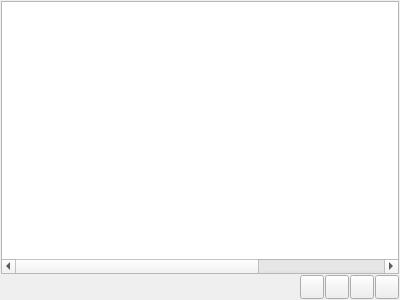
<?xml version="1.0" encoding="UTF-8"?>
<ui version="4.0">
 <class>QTUI_Layer_DockablePane</class>
 <widget class="QDockWidget" name="QTUI_Layer_DockablePane">
  <property name="geometry">
   <rect>
    <x>0</x>
    <y>0</y>
    <width>400</width>
    <height>300</height>
   </rect>
  </property>
  <property name="windowTitle">
   <string>层</string>
  </property>
  <widget class="QWidget" name="dockWidgetContents">
   <layout class="QGridLayout" name="gridLayout">
    <property name="margin">
     <number>1</number>
    </property>
    <property name="spacing">
     <number>1</number>
    </property>
    <item row="1" column="0">
     <spacer name="horizontalSpacer">
      <property name="orientation">
       <enum>Qt::Horizontal</enum>
      </property>
      <property name="sizeHint" stdset="0">
       <size>
        <width>295</width>
        <height>20</height>
       </size>
      </property>
     </spacer>
    </item>
    <item row="1" column="1">
     <widget class="QPushButton" name="LTBTN_New">
      <property name="sizePolicy">
       <sizepolicy hsizetype="Fixed" vsizetype="Fixed">
        <horstretch>0</horstretch>
        <verstretch>0</verstretch>
       </sizepolicy>
      </property>
      <property name="minimumSize">
       <size>
        <width>24</width>
        <height>24</height>
       </size>
      </property>
      <property name="maximumSize">
       <size>
        <width>24</width>
        <height>24</height>
       </size>
      </property>
      <property name="baseSize">
       <size>
        <width>24</width>
        <height>24</height>
       </size>
      </property>
      <property name="toolTip">
       <string>新建层</string>
      </property>
      <property name="text">
       <string/>
      </property>
     </widget>
    </item>
    <item row="1" column="2">
     <widget class="QPushButton" name="pushButton">
      <property name="sizePolicy">
       <sizepolicy hsizetype="Fixed" vsizetype="Fixed">
        <horstretch>0</horstretch>
        <verstretch>0</verstretch>
       </sizepolicy>
      </property>
      <property name="minimumSize">
       <size>
        <width>24</width>
        <height>24</height>
       </size>
      </property>
      <property name="maximumSize">
       <size>
        <width>24</width>
        <height>24</height>
       </size>
      </property>
      <property name="toolTip">
       <string>新建子层</string>
      </property>
      <property name="text">
       <string/>
      </property>
     </widget>
    </item>
    <item row="1" column="3">
     <widget class="QPushButton" name="LTBTN_Copy">
      <property name="sizePolicy">
       <sizepolicy hsizetype="Fixed" vsizetype="Fixed">
        <horstretch>0</horstretch>
        <verstretch>0</verstretch>
       </sizepolicy>
      </property>
      <property name="minimumSize">
       <size>
        <width>24</width>
        <height>24</height>
       </size>
      </property>
      <property name="maximumSize">
       <size>
        <width>24</width>
        <height>24</height>
       </size>
      </property>
      <property name="toolTip">
       <string>复制</string>
      </property>
      <property name="text">
       <string/>
      </property>
     </widget>
    </item>
    <item row="1" column="4">
     <widget class="QPushButton" name="LTBTN_Delete">
      <property name="sizePolicy">
       <sizepolicy hsizetype="Fixed" vsizetype="Fixed">
        <horstretch>0</horstretch>
        <verstretch>0</verstretch>
       </sizepolicy>
      </property>
      <property name="minimumSize">
       <size>
        <width>24</width>
        <height>24</height>
       </size>
      </property>
      <property name="maximumSize">
       <size>
        <width>24</width>
        <height>24</height>
       </size>
      </property>
      <property name="toolTip">
       <string>删除</string>
      </property>
      <property name="text">
       <string/>
      </property>
     </widget>
    </item>
    <item row="0" column="0" colspan="5">
     <widget class="QTUI_Layer_Tree" name="treeWidget">
      <property name="mouseTracking">
       <bool>true</bool>
      </property>
      <property name="dragEnabled">
       <bool>true</bool>
      </property>
      <property name="dragDropMode">
       <enum>QAbstractItemView::InternalMove</enum>
      </property>
      <property name="defaultDropAction">
       <enum>Qt::MoveAction</enum>
      </property>
      <property name="selectionMode">
       <enum>QAbstractItemView::ExtendedSelection</enum>
      </property>
      <property name="indentation">
       <number>16</number>
      </property>
      <property name="uniformRowHeights">
       <bool>true</bool>
      </property>
      <property name="headerHidden">
       <bool>true</bool>
      </property>
      <property name="expandsOnDoubleClick">
       <bool>false</bool>
      </property>
      <property name="columnCount">
       <number>6</number>
      </property>
      <attribute name="headerVisible">
       <bool>false</bool>
      </attribute>
      <column>
       <property name="text">
        <string notr="true">1</string>
       </property>
      </column>
      <column>
       <property name="text">
        <string notr="true">2</string>
       </property>
      </column>
      <column>
       <property name="text">
        <string notr="true">3</string>
       </property>
      </column>
      <column>
       <property name="text">
        <string notr="true">4</string>
       </property>
      </column>
      <column>
       <property name="text">
        <string notr="true">5</string>
       </property>
      </column>
      <column>
       <property name="text">
        <string notr="true">6</string>
       </property>
      </column>
     </widget>
    </item>
   </layout>
  </widget>
 </widget>
 <customwidgets>
  <customwidget>
   <class>QTUI_Layer_Tree</class>
   <extends>QTreeWidget</extends>
   <header location="global">qtui_layer_tree.h</header>
   <slots>
    <slot>SLT_ItemCollapsed(QTreeWidgetItem*)</slot>
    <slot>SLT_ItemExpanded(QTreeWidgetItem*)</slot>
    <slot>SLT_NewLayer()</slot>
    <slot>SLT_NewSubLayer()</slot>
    <slot>SLT_CopyItems()</slot>
    <slot>SLT_DeleteItems()</slot>
    <slot>SLT_UpdateSelectionNodes()</slot>
    <slot>SLT_ItemDoubleClicked(QTreeWidgetItem*,int)</slot>
   </slots>
  </customwidget>
 </customwidgets>
 <resources/>
 <connections>
  <connection>
   <sender>treeWidget</sender>
   <signal>itemCollapsed(QTreeWidgetItem*)</signal>
   <receiver>treeWidget</receiver>
   <slot>SLT_ItemCollapsed(QTreeWidgetItem*)</slot>
   <hints>
    <hint type="sourcelabel">
     <x>156</x>
     <y>106</y>
    </hint>
    <hint type="destinationlabel">
     <x>195</x>
     <y>122</y>
    </hint>
   </hints>
  </connection>
  <connection>
   <sender>treeWidget</sender>
   <signal>itemExpanded(QTreeWidgetItem*)</signal>
   <receiver>treeWidget</receiver>
   <slot>SLT_ItemExpanded(QTreeWidgetItem*)</slot>
   <hints>
    <hint type="sourcelabel">
     <x>92</x>
     <y>120</y>
    </hint>
    <hint type="destinationlabel">
     <x>257</x>
     <y>147</y>
    </hint>
   </hints>
  </connection>
  <connection>
   <sender>LTBTN_New</sender>
   <signal>clicked()</signal>
   <receiver>treeWidget</receiver>
   <slot>SLT_NewLayer()</slot>
   <hints>
    <hint type="sourcelabel">
     <x>309</x>
     <y>284</y>
    </hint>
    <hint type="destinationlabel">
     <x>311</x>
     <y>182</y>
    </hint>
   </hints>
  </connection>
  <connection>
   <sender>pushButton</sender>
   <signal>clicked()</signal>
   <receiver>treeWidget</receiver>
   <slot>SLT_NewSubLayer()</slot>
   <hints>
    <hint type="sourcelabel">
     <x>340</x>
     <y>285</y>
    </hint>
    <hint type="destinationlabel">
     <x>337</x>
     <y>227</y>
    </hint>
   </hints>
  </connection>
  <connection>
   <sender>LTBTN_Copy</sender>
   <signal>clicked()</signal>
   <receiver>treeWidget</receiver>
   <slot>SLT_CopyItems()</slot>
   <hints>
    <hint type="sourcelabel">
     <x>359</x>
     <y>281</y>
    </hint>
    <hint type="destinationlabel">
     <x>357</x>
     <y>234</y>
    </hint>
   </hints>
  </connection>
  <connection>
   <sender>LTBTN_Delete</sender>
   <signal>clicked()</signal>
   <receiver>treeWidget</receiver>
   <slot>SLT_DeleteItems()</slot>
   <hints>
    <hint type="sourcelabel">
     <x>387</x>
     <y>291</y>
    </hint>
    <hint type="destinationlabel">
     <x>382</x>
     <y>257</y>
    </hint>
   </hints>
  </connection>
  <connection>
   <sender>treeWidget</sender>
   <signal>itemSelectionChanged()</signal>
   <receiver>treeWidget</receiver>
   <slot>SLT_UpdateSelectionNodes()</slot>
   <hints>
    <hint type="sourcelabel">
     <x>49</x>
     <y>215</y>
    </hint>
    <hint type="destinationlabel">
     <x>120</x>
     <y>237</y>
    </hint>
   </hints>
  </connection>
  <connection>
   <sender>treeWidget</sender>
   <signal>itemDoubleClicked(QTreeWidgetItem*,int)</signal>
   <receiver>treeWidget</receiver>
   <slot>SLT_ItemDoubleClicked(QTreeWidgetItem*,int)</slot>
   <hints>
    <hint type="sourcelabel">
     <x>33</x>
     <y>87</y>
    </hint>
    <hint type="destinationlabel">
     <x>54</x>
     <y>89</y>
    </hint>
   </hints>
  </connection>
 </connections>
</ui>
